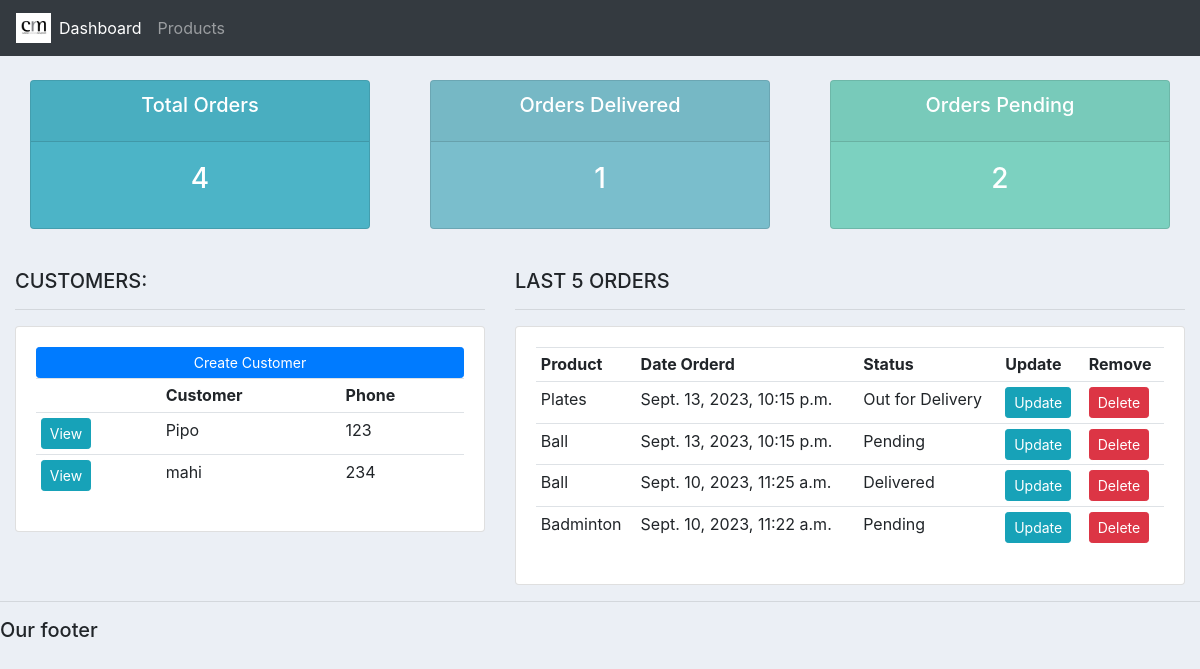
The page / on the database its author committed.
### accounts/models.py (models this page shows, shortened)
class Customer(models.Model):
    name = models.CharField(max_length=200, null=True)
    phone = models.CharField(max_length=200, null=True)
    email = models.CharField(max_length=200, null=True)
    date_created = models.DateTimeField(auto_now_add=True, null = True)

class Order(models.Model):
    STATUS = (
        ('Pending', 'Pending'),
        ('Out for Delivery', 'Out for Delivery'),
        ('Delivered', 'Delivered'),
    )
    customer = models.ForeignKey(Customer, null=True, on_delete=models.SET_NULL)
    product = models.ForeignKey(Product, null=True, on_delete=models.SET_NULL)
    date_created = models.DateTimeField(auto_now_add=True, null=True)
    status = models.CharField(max_length = 200, null = True, choices = STATUS)
    note = models.CharField(max_length = 200, null = True)

class Product(models.Model):
    CATEGORY = (
        ('Indoor', 'Indoor'),
        ('Outdoor', 'Outdoor'),
    )
    name = models.CharField(max_length=200, null=True)
    price = models.FloatField(null = True)
    category = models.CharField(max_length=200, null=True, choices = CATEGORY)
    description = models.CharField(max_length=200, null=True, blank = True)
    date_created = models.DateTimeField(auto_now_add=True, null = True)
    tags = models.ManyToManyField(Tag)
    def __str__(self):
        return self.name

### accounts/views.py (the view)
# urls.py: path('', views.home, name = 'home'),
def home(request):
    orders = Order.objects.all()
    total_orders = orders.count()
    delivered = orders.filter(status = 'Delivered').count()
    pending = orders.filter(status = 'Pending').count()
    customers = Customer.objects.all()
    orders = orders.order_by('-date_created')[:5]
    context ={
        'total_orders' : total_orders,
        'delivered' : delivered,
        'pending' : pending,
        'customers' : customers,
        'orders' : orders
    }
    return render(request, 'accounts/dashboard.html', context)

### accounts/templates/accounts/dashboard.html
{%  extends 'accounts/main.html' %}
{% block content %}
{%  include 'accounts/status.html' %}
<br>
<div class="row">
	<div class="col-md-5">
		<h5>CUSTOMERS:</h5>
		<hr>
		<div class="card card-body">
			<a class="btn btn-primary  btn-sm btn-block" href="#">Create Customer</a>
			<table class="table table-sm">
				<tr>
					<th></th>
					<th>Customer</th>
					<th>Phone</th>
				</tr>
				{% for customer in customers%}
				<tr>
					<td><a class = "btn btn-sm btn-info" href="{% url 'customer' customer.id %}">View</a></td>
					<td>{{customer.name}}</td>
					<td>{{customer.phone}}</td>
				</tr>
				{% endfor %}
			</table>
		</div>
	</div>
	<div class="col-md-7">
		<h5>LAST 5 ORDERS</h5>
		<hr>
		<div class="card card-body">
			<table class="table table-sm">
				<tr>
					<th>Product</th>
					<th>Date Orderd</th>
					<th>Status</th>
					<th>Update</th>
					<th>Remove</th>
				</tr>
				{%for order in orders%}
				<tr>
					<td>{{order.product}}</td>
					<td>{{order.date_created}}</td>
					<td>{{order.status}}</td>
					<td><a class = "btn btn-sm btn-info" href="{% url 'update_order' order.id %}">Update</a></td>
					<td><a class = "btn btn-sm btn-danger" href="{% url 'delete_order' order.id %}">Delete</a></td>
				</tr>
				{%endfor %}
			</table>
		</div>
	</div>
</div>
{% endblock %}

### static/css/main.css (style rules this page uses)
body { background-color: #ebeff5; }

### rows shown on the page
Customer: name "Pipo", phone "123"
Customer: name "mahi", phone "234"
Order: product "Plates", date_created "Sept. 13, 2023, 10:15 p.m.", status "Out for Delivery"
Order: product "Ball", date_created "Sept. 13, 2023, 10:15 p.m.", status "Pending"
Order: product "Ball", date_created "Sept. 10, 2023, 11:25 a.m.", status "Delivered"
Order: product "Badminton", date_created "Sept. 10, 2023, 11:22 a.m.", status "Pending"

### other values the page prints
{{ total_orders }} "4"
{{ delivered }} "1"
{{ pending }} "2"
